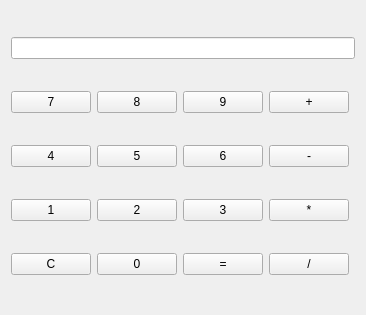
<?xml version="1.0" encoding="UTF-8"?>
<ui version="4.0">
 <class>Calculatrice</class>
 <widget class="QWidget" name="Calculatrice">
  <property name="geometry">
   <rect>
    <x>0</x>
    <y>0</y>
    <width>362</width>
    <height>315</height>
   </rect>
  </property>
  <property name="windowTitle">
   <string>Calculatrice</string>
  </property>
  <layout class="QGridLayout" name="gridLayout">
   <item row="4" column="3">
    <widget class="QPushButton" name="pushButtonDiviser">
     <property name="text">
      <string>/</string>
     </property>
    </widget>
   </item>
   <item row="0" column="0" colspan="5">
    <widget class="QLineEdit" name="lineEditAfficheur">
     <property name="text">
      <string/>
     </property>
    </widget>
   </item>
   <item row="4" column="2">
    <widget class="QPushButton" name="pushButtonEgal">
     <property name="text">
      <string>=</string>
     </property>
    </widget>
   </item>
   <item row="2" column="0">
    <widget class="QPushButton" name="pushButton4">
     <property name="text">
      <string>4</string>
     </property>
    </widget>
   </item>
   <item row="1" column="0">
    <widget class="QPushButton" name="pushButton7">
     <property name="text">
      <string>7</string>
     </property>
    </widget>
   </item>
   <item row="4" column="0">
    <widget class="QPushButton" name="pushButtonClear">
     <property name="text">
      <string>C</string>
     </property>
    </widget>
   </item>
   <item row="4" column="1">
    <widget class="QPushButton" name="pushButton0">
     <property name="text">
      <string>0</string>
     </property>
    </widget>
   </item>
   <item row="2" column="2">
    <widget class="QPushButton" name="pushButton6">
     <property name="text">
      <string>6</string>
     </property>
    </widget>
   </item>
   <item row="1" column="3">
    <widget class="QPushButton" name="pushButtonPlus">
     <property name="text">
      <string>+</string>
     </property>
    </widget>
   </item>
   <item row="3" column="2">
    <widget class="QPushButton" name="pushButton3">
     <property name="text">
      <string>3</string>
     </property>
    </widget>
   </item>
   <item row="1" column="2">
    <widget class="QPushButton" name="pushButton9">
     <property name="text">
      <string>9</string>
     </property>
    </widget>
   </item>
   <item row="1" column="1">
    <widget class="QPushButton" name="pushButton8">
     <property name="text">
      <string>8</string>
     </property>
    </widget>
   </item>
   <item row="2" column="1">
    <widget class="QPushButton" name="pushButton5">
     <property name="text">
      <string>5</string>
     </property>
    </widget>
   </item>
   <item row="2" column="3">
    <widget class="QPushButton" name="pushButtonMoins">
     <property name="text">
      <string>-</string>
     </property>
    </widget>
   </item>
   <item row="3" column="1">
    <widget class="QPushButton" name="pushButton2">
     <property name="text">
      <string>2</string>
     </property>
    </widget>
   </item>
   <item row="3" column="3">
    <widget class="QPushButton" name="pushButtonMultiplier">
     <property name="text">
      <string>*</string>
     </property>
    </widget>
   </item>
   <item row="3" column="0">
    <widget class="QPushButton" name="pushButton1">
     <property name="text">
      <string>1</string>
     </property>
    </widget>
   </item>
  </layout>
 </widget>
 <layoutdefault spacing="6" margin="11"/>
 <resources/>
 <connections/>
</ui>
